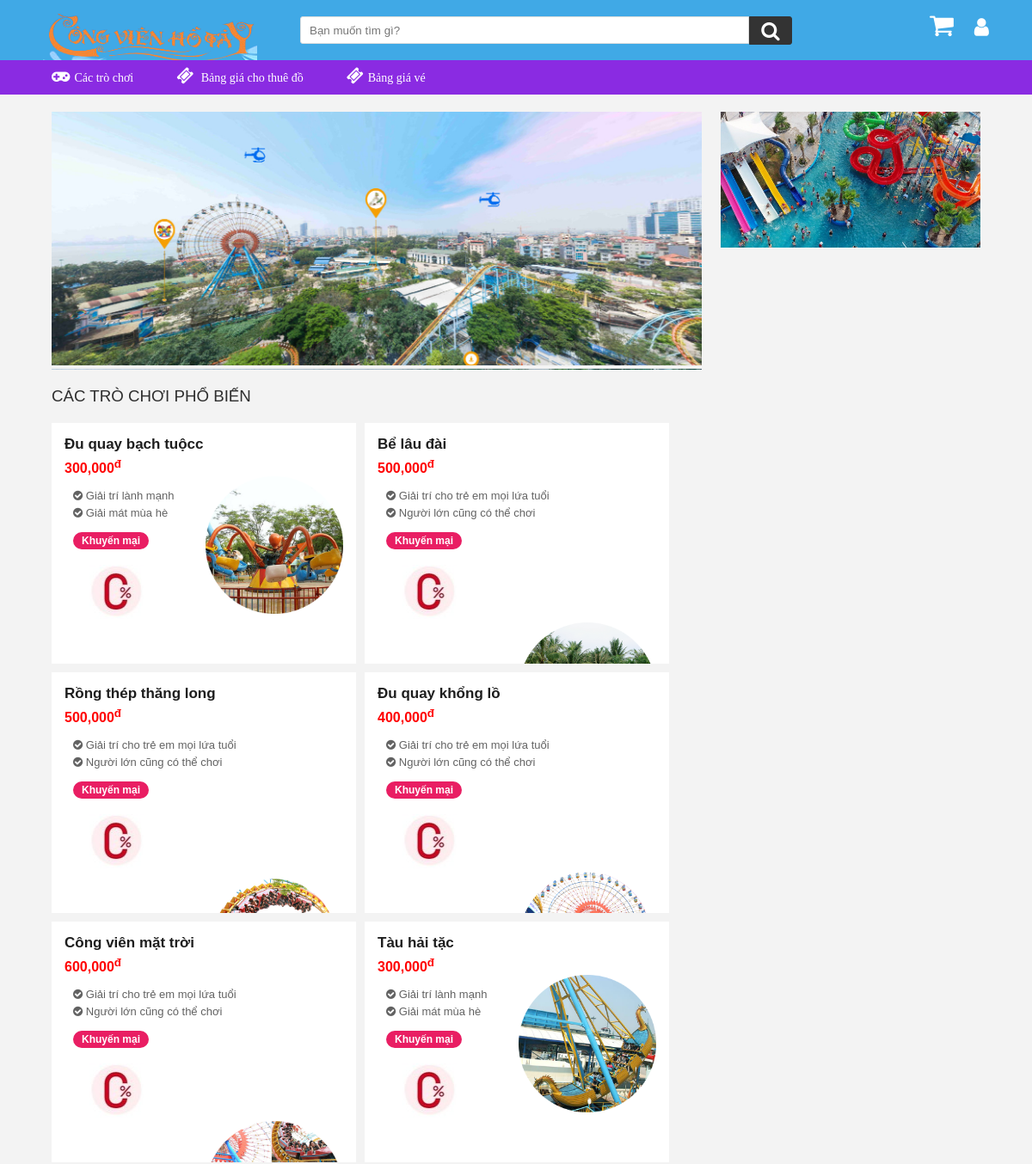
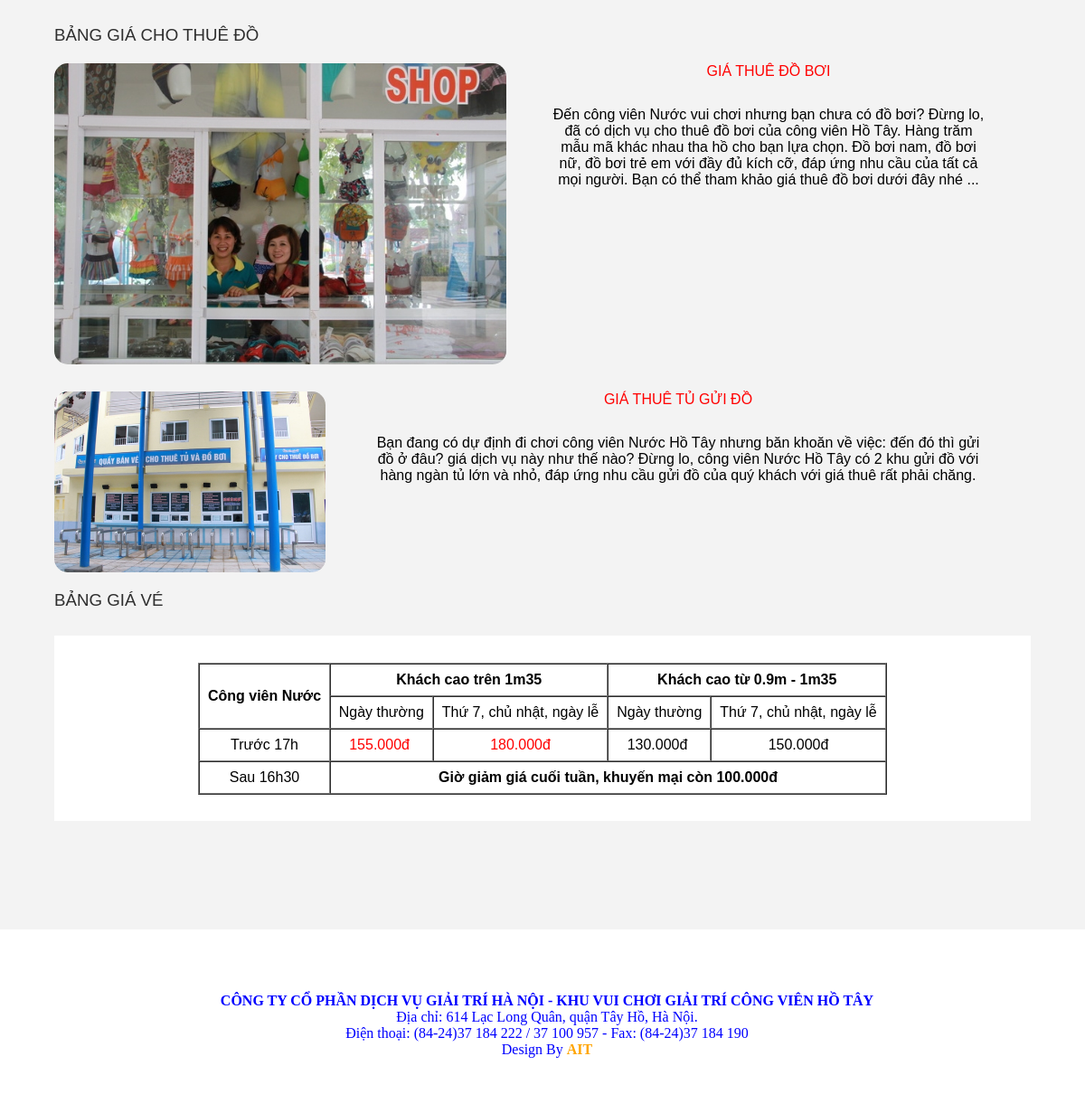
The page /?role=user on the database its author committed (2 pictures, top to bottom).
### tables this page shows
CREATE TABLE `trochoi` (
  `id` int(11) NOT NULL,
  `tenTC` varchar(255) NOT NULL,
  `mota` text NOT NULL,
  `dacdiemnoibat` text DEFAULT NULL,
  `gia` int(11) NOT NULL DEFAULT 0,
  `anhminhhoa` text DEFAULT NULL
);

### controllers/user/UserController.php (called while the page is built, shortened)
<?php
include_once("models/Model.php");
class UserController
{
    public $model;
    public function __construct()
    {
        $this->model = new Model();
    }
    public function home() {
        $trochoi = $this->model->layTroChoi();
        include_once  "views/user/home.php";
    }
}

### models/Model.php (called while the page is built, shortened)
<?php
class Model
{
    public $conn;
    public function __construct()
    {
        $this->conn = new mysqli("localhost", "root", "", "congvienhotayy")  or die("Ket noi that bai");
        $this->conn->set_charset("UTF8");
    }
    public function layTroChoi()
    {
        $sql = "select * from trochoi";
        $result = $this->conn->query($sql);
        return $result;
    }
}

### views/user/home.php (the view, shortened to what this page needs)
<!doctype html>
<html lang="en">
<head>
    <link rel="stylesheet" href="./views/assets/css/home.css">
    <link rel="stylesheet" href="./views/assets/font-awesome-4.7.0/css/font-awesome.css">
    <link rel="stylesheet" href="./views/assets/OwlCarousel2-2.3.4/dist/assets/owl.carousel.css">
</head>
<body>
    <?php include_once "./views/user/header.php" ?>
    <div class="wrapper" style="padding:10% 0">
        <div class="content">
            <div class="slide-banner">
                <div class="slide">
                    <div class="owl-theme">
                        <div class="item"><img src="./views/assets/image/banner1.jpg" alt=""></div>
                        <div class="item"><img src="./views/assets/image/banner2.jpg" alt=""></div>
                    </div>
                </div>
                <div class="banner">
                    <div class="banner-item">
                        <img src="./views/assets/image/banner6.jpg" alt="">
                    </div>
                </div>
            </div>
            <div class="phone-hot">
                <div class="title">
                    <h3 style="text-transform:uppercase">Các trò chơi phổ biến</h3>
                </div>
                <div class="phone-content">
                    <?php $i = 0;
                    if ($trochoi->num_rows > 0) foreach ($trochoi as $item) {
                    ?>
                        <div class="phone-item">
                            <a href=?role=user&action=chitiet&id=<?php echo $item["id"] ?>>
                                <p class="phone-name"><?php echo $item["tenTC"] ?></p>
                                <p style="color:red" class="phone-price"><?php echo number_format($item["gia"]) ?><sup>đ</sup></p>
                                <div class="phone-desc">
                                    <div class="phone-km">
                                        <?php
                                        $dacdiem = explode(";", $item["dacdiemnoibat"]);
                                        foreach ($dacdiem as $dd) {
                                        ?>
                                            <div class="km-item">
                                                <i class="fa fa-check-circle"></i>
                                                <span><?php echo $dd ?></span>
                                            </div>
                                        <?php
                                        }
                                        ?>
                                        <div class="list-km">
                                            <p class="list-km-title">Khuyến mại</p>
                                            <div>
                                                <div class="list-km-item">
                                                    <img src="./views/assets/image/0d.png" alt="">
                                                </div>
                                            </div>
                                        </div>
                                    </div>
                                    <div class="phone-img">
                                        <img src="<?php echo $item["anhminhhoa"] ?>" alt="">
                                    </div>
                                </div>
                            </a>
                        </div>
                    <?php $i++;
                    } ?>
                </div>
            </div>
            <div class="phone-hot" id="banggiachothuedo">
                <div class="title">
                    <h3 style="text-transform:uppercase">Bảng giá cho thuê đồ</h3>
                </div>
                <div class="phone-content" style="display: flex;text-align: center ;">
                    <img style="border-radius:15px; width:500px" src="./views/assets/image/giathuedoboi.jpg" alt="">
                    <div>
                        <span style="font-size:16;color:red;text-transform:uppercase">Giá thuê đồ bơi</span>
                        <p style="padding: 30px 50px; font-size:16">Đến công viên Nước vui chơi nhưng bạn chưa có đồ bơi? Đừng lo, đã có dịch vụ cho thuê đồ bơi của công viên Hồ Tây. Hàng trăm mẫu mã khác nhau tha hồ cho bạn lựa chọn. Đồ bơi nam, đồ bơi nữ, đồ bơi trẻ em với đầy đủ kích cỡ, đáp ứng nhu cầu của tất cả mọi người. Bạn có thể tham khảo giá thuê đồ bơi dưới đây nhé ...</p>
                    </div>
                </div>
                <div class="phone-content" style="display: flex;text-align: center; padding-top:30px">
                    <img style="border-radius:15px;width:300px" src="./views/assets/image/giathuetudo.jpg" alt="">
                    <div>
                        <span style="font-size:16;color:red;text-transform:uppercase">Giá thuê tủ gửi đồ</span>
                        <p style="padding: 30px 50px; font-size:16">Bạn đang có dự định đi chơi công viên Nước Hồ Tây nhưng băn khoăn về việc: đến đó thì gửi đồ ở đâu? giá dịch vụ này như thế nào? Đừng lo, công viên Nước Hồ Tây có 2 khu gửi đồ với hàng ngàn tủ lớn và nhỏ, đáp ứng nhu cầu gửi đồ của quý khách với giá thuê rất phải chăng.</p>
                    </div>
                </div>
            </div>
            <div class="pk-giatot" id="banggiave">
                <div class="title">
                    <h3 style="text-transform:uppercase">Bảng giá vé</h3>
                </div>
                <div class="phukien-content">
                    <div style="display:flex;justify-content:center; padding-top:20px">
                        <table align="center" border="1" cellpadding="5" cellspacing="0" style="width: 762px;">
                            <tbody>
                                <tr>
                                    <td colspan="1" rowspan="2" style="text-align: center;">
                                        <strong>Công viên Nước</strong>
                                    </td>
                                    <td colspan="2" style="text-align: center;">
                                        <strong>Khách cao trên 1m35</strong>
                                    </td>
                                    <td colspan="2" style="text-align: center;">
                                        <strong>Khách cao từ 0.9m - 1m35</strong>
                                    </td>
                                </tr>
                                <tr>
                                    <td style="text-align: center;">
                                        Ngày thường</td>
                                    <td style="text-align: center;">
                                        Thứ 7, chủ nhật, ngày lễ</td>
                                    <td style="text-align: center;">
                                        Ngày thường</td>
                                    <td style="text-align: center;">
                                        Thứ 7, chủ nhật, ngày lễ</td>
                                </tr>
                                <tr>
                                    <td style="text-align: center;">
                                        Trước 17h</td>
                                    <td style="text-align: center;">
                                        <span style="color: rgb(255, 0, 0);">&nbsp;155.000đ&nbsp;&nbsp;</span>
                                    </td>
                                    <td style="text-align: center;">
                                        <span style="color: rgb(255, 0, 0);">180.000đ</span>
                                    </td>
                                    <td style="text-align: center;">
                                        &nbsp;130.000đ&nbsp;&nbsp;</td>
                                    <td style="text-align: center;">
                                        150.000đ</td>
                                </tr>
                                <tr>
                                    <td style="text-align: center;">
                                        Sau 16h30</td>
                                    <td colspan="4" rowspan="1" style="text-align: center;">
                                        <strong>Giờ giảm giá cuối tuần, khuyến mại còn 100.000đ</strong>
                                    </td>
                                </tr>
                            </tbody>
                        </table>
                    </div>
                </div>
            </div>
        </div>
    </div>
    <?php include_once "./views/user/footer.php" ?>
</body>
</html>

### rows shown on the page
trochoi: tenTC "Đu quay bạch tuộcc", gia "300,000", dacdiemnoibat "Giải trí lành mạnh", dacdiemnoibat "Giải mát mùa hè", anhminhhoa (picture)
trochoi: tenTC "Bể lâu đài", gia "500,000", dacdiemnoibat "Giải trí cho trẻ em mọi lứa tuổi", dacdiemnoibat "Người lớn cũng có thể chơi", anhminhhoa (picture)
trochoi: tenTC "Rồng thép thăng long", gia "500,000", dacdiemnoibat "Giải trí cho trẻ em mọi lứa tuổi", dacdiemnoibat "Người lớn cũng có thể chơi", anhminhhoa (picture)
trochoi: tenTC "Đu quay khổng lồ", gia "400,000", dacdiemnoibat "Giải trí cho trẻ em mọi lứa tuổi", dacdiemnoibat "Người lớn cũng có thể chơi", anhminhhoa (picture)
trochoi: tenTC "Công viên mặt trời", gia "600,000", dacdiemnoibat "Giải trí cho trẻ em mọi lứa tuổi", dacdiemnoibat "Người lớn cũng có thể chơi", anhminhhoa (picture)
trochoi: tenTC "Tàu hải tặc", gia "300,000", dacdiemnoibat "Giải trí lành mạnh", dacdiemnoibat "Giải mát mùa hè", anhminhhoa (picture)
